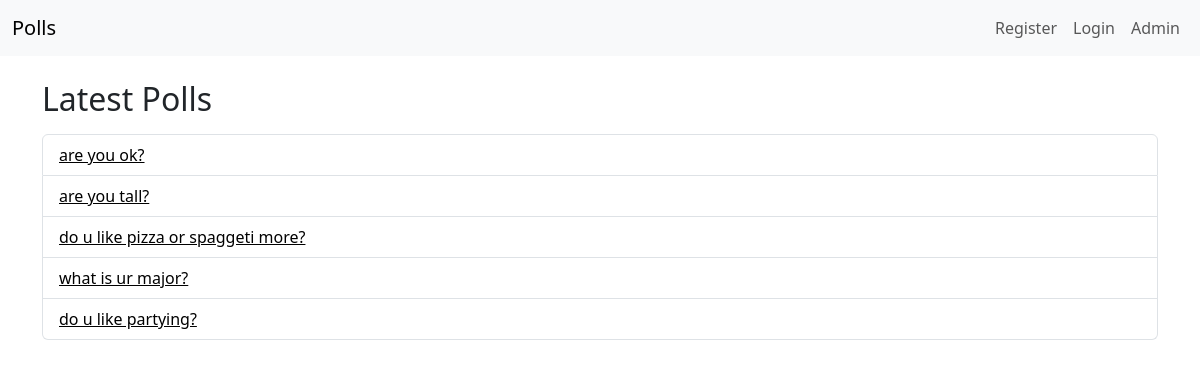
The app's page /, older data.
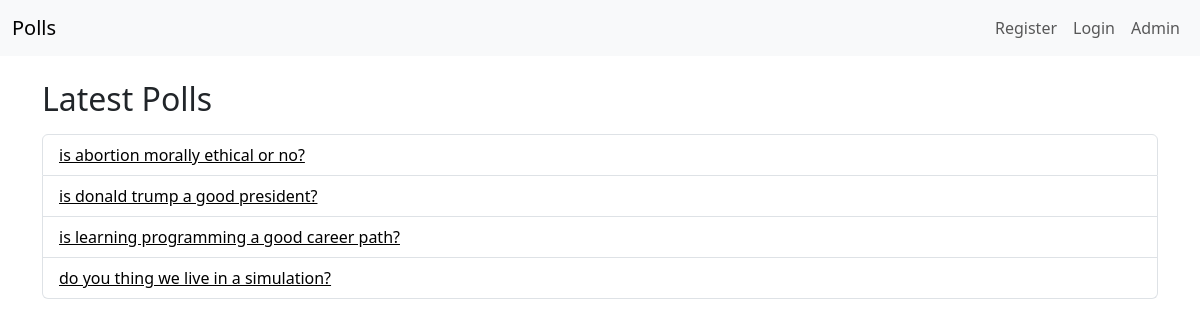
The same page, newer data.
### polls/models.py (models this page shows, shortened)
class Question(models.Model):
    question_text = models.CharField(max_length=200)
    pub_date = models.DateTimeField("date published")

### polls/views.py (the view)
# urls.py: path("", views.IndexView.as_view(), name="index"),
class IndexView(generic.ListView):
    template_name = "polls/index.html"
    context_object_name = "latest_question_list"
    def get_queryset(self):
        return Question.objects.filter(pub_date__lte=timezone.now()).order_by("pk")[:5]

### polls/templates/polls/index.html (shortened to what this page needs)
{% load static %}
<!DOCTYPE html>
<html lang="en">
<head>
    <link rel="stylesheet" href="{% static 'polls/style.css' %}">
    <link href="https://cdn.jsdelivr.net/npm/bootstrap@5.3.3/dist/css/bootstrap.min.css" rel="stylesheet">
</head>
<body>
    <nav class="navbar navbar-expand-lg bg-body-tertiary mb-4">
        <div class="container-fluid">
            <a class="navbar-brand" href="{% url 'polls:index' %}">Polls</a>
            <div class="collapse navbar-collapse" id="navbarNav">
                <ul class="navbar-nav ms-auto">
                    {% if request.user.is_authenticated %}
                        <li class="nav-item">
                            <a class="nav-link" href="#">Hi, {{ request.user.username }}</a>
                        </li>
                        <li class="nav-item">
                            <a class="nav-link" href="{% url 'polls:logout' %}">Logout</a>
                        </li>
                    {% else %}
                        <li class="nav-item">
                            <a class="nav-link" href="{% url 'polls:register' %}">Register</a>
                        </li>
                        <li class="nav-item">
                            <a class="nav-link" href="{% url 'polls:login' %}">Login</a>
                        </li>
                    {% endif %}
                    <li class="nav-item">
                        <a class="nav-link" href="{% url 'admin:index' %}">Admin</a>
                    </li>
                </ul>
            </div>
        </div>
    </nav>
    <div class="container">
        <h2 class="mb-3">Latest Polls</h2>
        {% if latest_question_list %}
            <ul class="list-group">
                {% for question in latest_question_list %}
                    <li class="list-group-item">
                        <a href="{% url 'polls:detail' question.id %}">{{ question.question_text }}</a>
                    </li>
                {% endfor %}
            </ul>
        {% else %}
            <p>No polls are available.</p>
        {% endif %}
    </div>
</body>
</html>

### polls/static/polls/style.css (style rules this page uses)
li a { color: black; }
body { background: white; background-size: cover; }

Row changes from the older to the newer data that the page shows:
removed Question: question_text "are you ok?"
removed Question: question_text "are you tall?"
removed Question: question_text "do u like pizza or spaggeti more?"
removed Question: question_text "what is ur major?"
removed Question: question_text "do u like partying?"
added Question: question_text "is abortion morally ethical or no?"
added Question: question_text "is donald trump a good president?"
added Question: question_text "is learning programming a good career path?"
added Question: question_text "do you thing we live in a simulation?"
